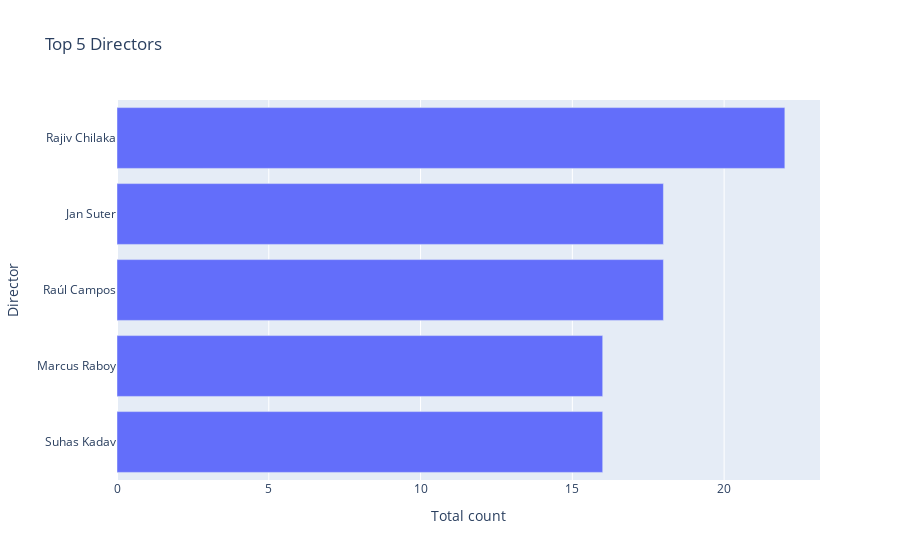

Source (notebook cell):
### Code cell
top5 = top5.sort_values(by=['Total count'])
px.bar(top5 , x= 'Total count' , y = 'Director' , title='Top 5 Directors')

### Figure 1 — Plotly figure (JSON) as saved in the notebook; plotly's stock layout.template omitted (floating-point values rounded to 4 significant figures)
{"data": [{"alignmentgroup": "True", "hovertemplate": "Total count=%{x}<br>Director=%{y}<extra></extra>", "legendgroup": "", "marker": {"color": "#636efa", "pattern": {"shape": ""}}, "name": "", "offsetgroup": "", "orientation": "h", "showlegend": false, "textposition": "auto", "type": "bar", "x": [16, 16, 18, 18, 22], "xaxis": "x", "y": ["Suhas Kadav", "Marcus Raboy", "Raúl Campos", " Jan Suter", "Rajiv Chilaka"], "yaxis": "y"}], "layout": {"barmode": "relative", "legend": {"tracegroupgap": 0}, "title": {"text": "Top 5 Directors"}, "xaxis": {"anchor": "y", "domain": [0, 1], "title": {"text": "Total count"}}, "yaxis": {"anchor": "x", "domain": [0, 1], "title": {"text": "Director"}}}}
